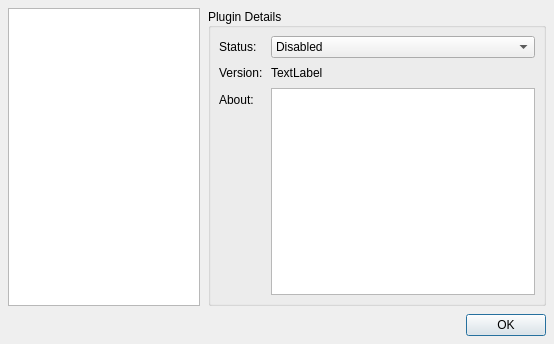
<?xml version="1.0" encoding="UTF-8"?>
<ui version="4.0">
 <class>PluginViewDialog</class>
 <widget class="QDialog" name="PluginViewDialog">
  <property name="windowModality">
   <enum>Qt::ApplicationModal</enum>
  </property>
  <property name="geometry">
   <rect>
    <x>0</x>
    <y>0</y>
    <width>554</width>
    <height>344</height>
   </rect>
  </property>
  <property name="windowTitle">
   <string>Plugin list</string>
  </property>
  <layout class="QVBoxLayout" name="PluginLayout">
   <property name="spacing">
    <number>8</number>
   </property>
   <property name="margin">
    <number>8</number>
   </property>
   <item>
    <layout class="QHBoxLayout" name="ListLayout">
     <property name="spacing">
      <number>8</number>
     </property>
     <item>
      <widget class="QListWidget" name="PluginListWidget">
       <property name="sizePolicy">
        <sizepolicy hsizetype="Fixed" vsizetype="Expanding">
         <horstretch>0</horstretch>
         <verstretch>0</verstretch>
        </sizepolicy>
       </property>
       <property name="maximumSize">
        <size>
         <width>192</width>
         <height>16777215</height>
        </size>
       </property>
      </widget>
     </item>
     <item>
      <widget class="QGroupBox" name="PluginInfoGroupBox">
       <property name="title">
        <string>Plugin Details</string>
       </property>
       <property name="alignment">
        <set>Qt::AlignLeading|Qt::AlignLeft|Qt::AlignVCenter</set>
       </property>
       <property name="flat">
        <bool>false</bool>
       </property>
       <layout class="QFormLayout" name="PluginInfoLayout">
        <property name="horizontalSpacing">
         <number>8</number>
        </property>
        <property name="verticalSpacing">
         <number>8</number>
        </property>
        <property name="margin">
         <number>8</number>
        </property>
        <item row="1" column="0">
         <widget class="QLabel" name="VersionLabel">
          <property name="text">
           <string>Version:</string>
          </property>
         </widget>
        </item>
        <item row="1" column="1">
         <widget class="QLabel" name="VersionNumberLabel">
          <property name="text">
           <string>TextLabel</string>
          </property>
         </widget>
        </item>
        <item row="2" column="0">
         <widget class="QLabel" name="AboutLabel">
          <property name="text">
           <string>About:</string>
          </property>
         </widget>
        </item>
        <item row="0" column="0">
         <widget class="QLabel" name="StatusLabel">
          <property name="text">
           <string>Status:</string>
          </property>
         </widget>
        </item>
        <item row="0" column="1">
         <widget class="QComboBox" name="comboBox">
          <item>
           <property name="text">
            <string>Disabled</string>
           </property>
          </item>
          <item>
           <property name="text">
            <string>Inactive</string>
           </property>
          </item>
          <item>
           <property name="text">
            <string>Active</string>
           </property>
          </item>
         </widget>
        </item>
        <item row="2" column="1">
         <widget class="QTextBrowser" name="AboutTextBrowser">
          <property name="textInteractionFlags">
           <set>Qt::LinksAccessibleByMouse</set>
          </property>
         </widget>
        </item>
       </layout>
      </widget>
     </item>
    </layout>
   </item>
   <item>
    <widget class="QDialogButtonBox" name="PluginListButtonBox">
     <property name="standardButtons">
      <set>QDialogButtonBox::Ok</set>
     </property>
    </widget>
   </item>
  </layout>
 </widget>
 <resources/>
 <connections>
  <connection>
   <sender>PluginListButtonBox</sender>
   <signal>accepted()</signal>
   <receiver>PluginViewDialog</receiver>
   <slot>close()</slot>
   <hints>
    <hint type="sourcelabel">
     <x>370</x>
     <y>364</y>
    </hint>
    <hint type="destinationlabel">
     <x>460</x>
     <y>367</y>
    </hint>
   </hints>
  </connection>
 </connections>
</ui>
